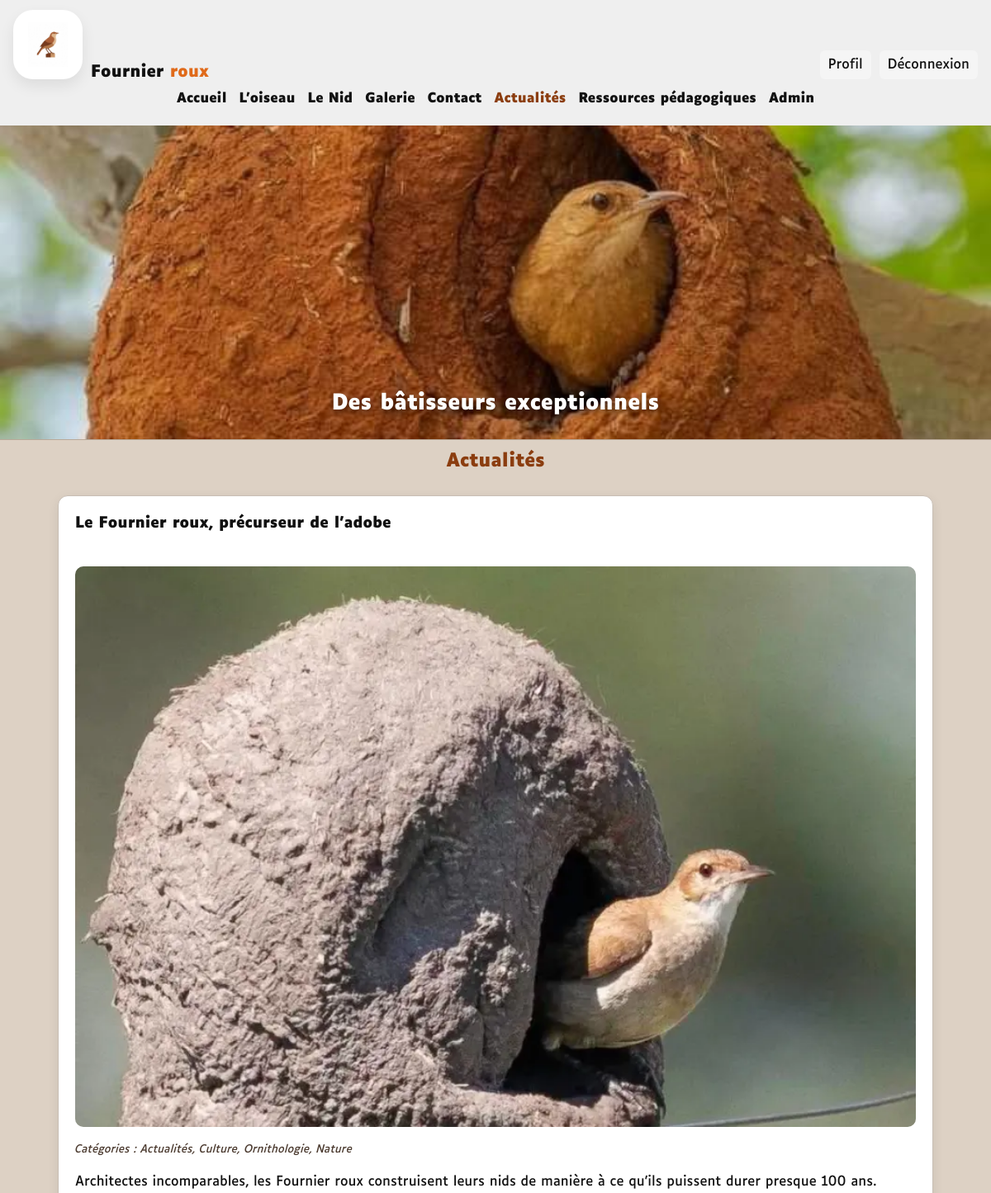
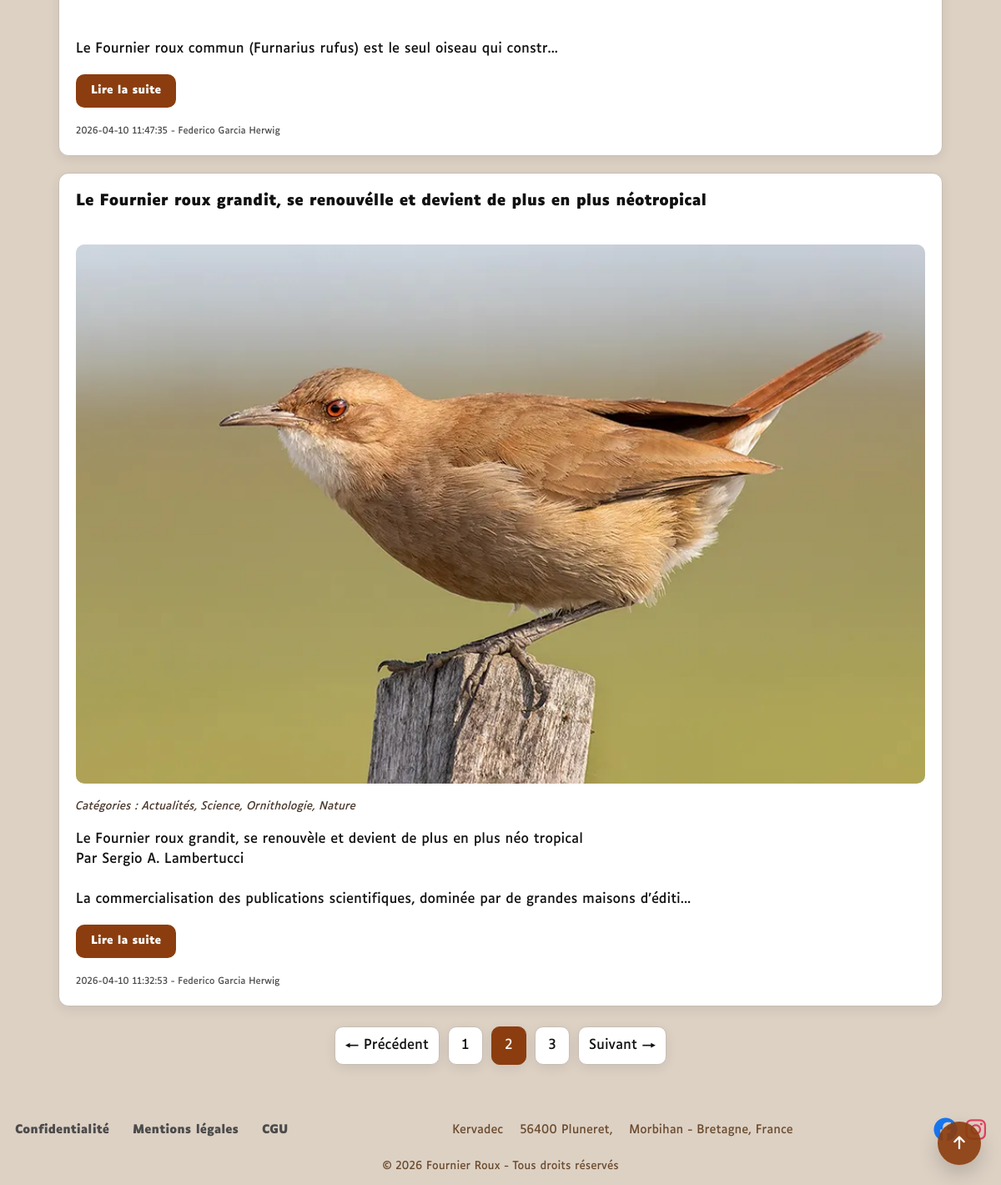
The app's page /index.php?page=articles&p=2 (signed in) with its own data (2 pictures, top to bottom).
### tables this page shows
CREATE TABLE `articles` (
  `id_article` int(11) NOT NULL AUTO_INCREMENT,
  `titre` varchar(255) NOT NULL,
  `contenu` text NOT NULL,
  `date_publication` datetime NOT NULL DEFAULT current_timestamp(),
  `id_utilisateur` int(11) NOT NULL,
  PRIMARY KEY (`id_article`),
  KEY `id_utilisateur` (`id_utilisateur`)
);

CREATE TABLE `media` (
  `id_media` int(11) NOT NULL AUTO_INCREMENT,
  `nom_fichier` varchar(255) NOT NULL,
  `date_upload` datetime DEFAULT current_timestamp(),
  `type_media` varchar(50) DEFAULT 'image',
  PRIMARY KEY (`id_media`)
);

CREATE TABLE `utilisateurs` (
  `id_utilisateur` int(11) NOT NULL,
  `nom` varchar(100) NOT NULL,
  `email` varchar(255) NOT NULL,
  `mot_de_passe` varchar(255) NOT NULL,
  `role` enum('admin','utilisateur') NOT NULL,
  `prenom` varchar(100) NOT NULL
);

### app/controllers/article-controller.php (called while the page is built, shortened)
<?php
require_once BASE_PATH . '/app/models/article.php';
$searchTerm = trim($_GET['search'] ?? '');
$searchDate = trim($_GET['date'] ?? '');
$articlesPerPage = 2;
$currentPage = (int) ($_GET['p'] ?? 1);
$articleOffset = ($currentPage - 1) * $articlesPerPage;
if ($searchTerm !== '' || $searchDate !== '') {
    $totalArticles = countSearchArticles($pdo, $searchTerm, $searchDate);
    $articles = searchArticles(
        $pdo,
        $searchTerm,
        $searchDate,
        $articlesPerPage,
        $articleOffset
    );
} else {
    $totalArticles = countArticles($pdo);
    $articles = getPaginatedArticles(
        $pdo,
        $articlesPerPage,
        $articleOffset
    );
}
$totalPages = ($totalArticles > 0)
    ? (int) ceil($totalArticles / $articlesPerPage)
    : 1;
require_once BASE_PATH . '/app/views/layouts/header.php';
require_once BASE_PATH . '/app/views/user/news.php';
require_once BASE_PATH . '/app/views/layouts/footer.php';

### index.php (called while the page is built, shortened)
<?php
require_once BASE_PATH . '/routes/router.php';

### app/models/article.php (called while the page is built, shortened)
<?php
function getBaseArticleQuery()
{
    return "FROM articles
            JOIN utilisateurs ON articles.id_utilisateur = utilisateurs.id_utilisateur
            LEFT JOIN appartient ON articles.id_article = appartient.id_article
            LEFT JOIN categorie ON appartient.id_categorie = categorie.id_categorie";
}
function getBaseArticleSelect()
{
    return "SELECT
                articles.id_article,
                articles.titre,
                articles.contenu,
                articles.date_publication,
                articles.id_utilisateur,
                utilisateurs.nom,
                utilisateurs.prenom,
                GROUP_CONCAT(categorie.nom SEPARATOR ', ') AS categories";
}
function getPaginatedArticles($pdo, $limit, $offset)
{
    try {
        $sql = getBaseArticleSelect() . " " .
               getBaseArticleQuery() . "
               GROUP BY articles.id_article
               ORDER BY articles.date_publication DESC
               LIMIT :limit OFFSET :offset";
        $stmt = $pdo->prepare($sql);
        $stmt->bindValue(':limit', (int) $limit, PDO::PARAM_INT);
        $stmt->bindValue(':offset', (int) $offset, PDO::PARAM_INT);
        $stmt->execute();
        return $stmt->fetchAll(PDO::FETCH_ASSOC);
    } catch (PDOException $e) {
        error_log('Erreur getPaginatedArticles : ' . $e->getMessage());
        return [];
    }
}
function countArticles($pdo)
{
    try {
        $sql = "SELECT COUNT(*) FROM articles";
        $stmt = $pdo->query($sql);
        return (int) $stmt->fetchColumn();
    } catch (PDOException $e) {
        error_log('Erreur countArticles : ' . $e->getMessage());
        return 0;
    }
}

### app/models/media.php (called while the page is built, shortened)
<?php
function getMediaByArticle($pdo, $articleId)
{
    $sql = "SELECT media.*, contient.ordre, contient.image_principale
            FROM media
            INNER JOIN contient ON media.id_media = contient.id_media
            WHERE contient.id_article = ?
            ORDER BY contient.image_principale DESC, contient.ordre ASC";
    $stmt = $pdo->prepare($sql);
    $stmt->execute([$articleId]);
    $medias = $stmt->fetchAll(PDO::FETCH_ASSOC);
    return is_array($medias) ? $medias : [];
}

### app/views/user/news.php (the view)
<?php require_once BASE_PATH . '/app/models/media.php'; ?>
<?php
function getMainImage(array $medias): ?array
{
    foreach ($medias as $media) {
        if (!empty($media['image_principale'])) {
            return $media;
        }
    }
    return $medias[0] ?? null;
}
?>
<main class="page-actualites">
    <h1 class="page-actualites__title">Actualités</h1>
    <?php if (empty($articles)): ?>
        <p class="page-actualites__empty">Aucun article publié.</p>
    <?php else: ?>
        <div class="page-actualites__list">
            <?php foreach ($articles as $article): ?>
                <?php
                $medias = getMediaByArticle($pdo, $article['id_article']);
                $mainImage = getMainImage($medias);
                ?>
                <section class="page-actualites__item">
                    <h2 class="page-actualites__item-title">
                        <a
                            class="page-actualites__item-link"
                            href="index.php?page=article&id=<?php echo htmlspecialchars($article['id_article']); ?>">
                            <?php echo htmlspecialchars($article['titre']); ?>
                        </a>
                    </h2>
                    <?php if ($mainImage): ?>
                        <div class="page-actualites__image-wrapper">
                            <img
                                class="page-actualites__image"
                                src="public/uploads/<?php echo htmlspecialchars($mainImage['nom_fichier']); ?>"
                                alt="Illustration de l’article <?php echo htmlspecialchars($article['titre']); ?>">
                        </div>
                    <?php endif; ?>
                    <p class="page-actualites__categories">
                        <em>
                            Catégories :
                            <?php echo htmlspecialchars($article['categories'] ?? 'Aucune'); ?>
                        </em>
                    </p>
                    <div class="page-actualites__excerpt">
                        <?php
                        $excerpt = mb_substr($article['contenu'], 0, 200);
                        echo nl2br(htmlspecialchars($excerpt));
                        if (mb_strlen($article['contenu']) > 200) {
                            echo '...';
                        }
                        ?>
                    </div>
                    <p class="page-actualites__more">
                        <a
                            class="page-actualites__more-link"
                            href="index.php?page=article&id=<?php echo htmlspecialchars($article['id_article']); ?>">
                            Lire la suite
                        </a>
                    </p>
                    <p class="page-actualites__meta">
                        <small>
                            <?php echo htmlspecialchars($article['date_publication']); ?> -
                            <?php echo htmlspecialchars($article['prenom'] . ' ' . $article['nom']); ?>
                        </small>
                    </p>
                </section>
            <?php endforeach; ?>
        </div>
        <div class="page-actualites__pagination">
            <?php if ($currentPage > 1): ?>
                <a
                    class="page-actualites__pagination-link"
                    href="index.php?page=articles&p=<?php echo $currentPage - 1; ?>">
                    ← Précédent
                </a>
            <?php endif; ?>
            <?php for ($i = 1; $i <= $totalPages; $i++): ?>
                <a
                    class="page-actualites__pagination-link <?php echo $i === $currentPage ? 'page-actualites__pagination-link--active' : ''; ?>"
                    href="index.php?page=articles&p=<?php echo $i; ?>">
                    <?php echo htmlspecialchars((string) $i); ?>
                </a>
            <?php endfor; ?>
            <?php if ($currentPage < $totalPages): ?>
                <a
                    class="page-actualites__pagination-link"
                    href="index.php?page=articles&p=<?php echo $currentPage + 1; ?>">
                    Suivant →
                </a>
            <?php endif; ?>
        </div>
    <?php endif; ?>
</main>

### records on screen
articles: titre "Le Fournier roux, précurseur de l’adobe", media.nom_fichier (picture), categories "Actualités, Culture, Ornithologie, Nature", contenu "Architectes incomparables, les Fournier roux construisent leurs nids de manière à ce qu’ils puissent durer presque 100 ans. Le Fournier roux commun (Furnarius rufus) est le seul oiseau qui constr", date_publication "2026-04-10 11:47:35", id_utilisateur.nom "Federico Garcia Herwig"
articles: titre "Le Fournier roux grandit, se renouvélle et devient de plus en plus néotropical", media.nom_fichier (picture), categories "Actualités, Science, Ornithologie, Nature", contenu "Le Fournier roux grandit, se renouvèle et devient de plus en plus néo tropical Par Sergio A. Lambertucci La commercialisation des publications scientifiques, dominée par de grandes maisons d’éditi", date_publication "2026-04-10 11:32:53", id_utilisateur.nom "Federico Garcia Herwig"
